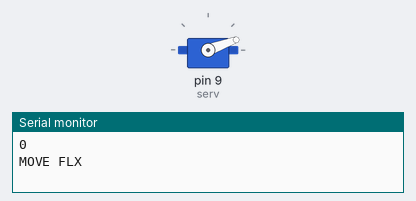
The sketch below on a simulated Arduino Uno, built with avr-gcc and run on an emulated ATmega328P. On the bench: servo, the last lines printed to the serial monitor.

Above: at 0.05 s.
At 6.0 s:
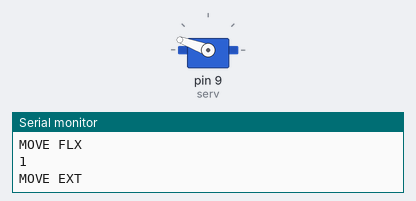
Timing chart, 0 to 17.6 s (numbered marks = the images above):
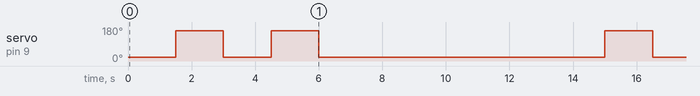

The sketch:

main.ino
```cpp
#include "MotionClassifier.h"
#include <Servo.h>

Servo serv;

Eloquent::ML::Port::SVM mclassifier;

// These constants won't change. They're used to give names to the pins used:
const int analogInPin = A0;  // Analog input pin that the potentiometer is attached to
const int analogOutPin = 7;  // Analog output pin that the LED is attached to

int outputValue = 0;  // value output to the PWM (analog out)
int D7 = 7;

int prediction = 0;
int prevpred = 1;
int EXT = 1;
int FLX = 0;
int RST = 3;


void setup() {
  // put your setup code here, to run once:
  Serial.begin(9600);
  pinMode(A0, INPUT);
  pinMode(D7, OUTPUT);
  serv.attach(9);
}

void loop() {
  // windowedClassifier();
  testServo();
}

float ema(int exp, float actual, float alpha){
  return alpha * exp + (1 - alpha) * actual;
}

void driveServo(int pred){

  int SERV_PIN = 9;   // PWM pin
  int SERV_MIN = 20;   // minimum servo angle FLEXION
  int SERV_MAX = 160; // maximum sevo angle EXTENSION

  // unsigned long dt_ms = 250; // 16 Hz
  unsigned long dt_ms = 1500; // 16 Hz

  int actual;

  if (pred == EXT) {
    // actual = min(actual + 10, SERV_MAX);
    Serial.println("MOVE EXT");
    actual = SERV_MAX;
    serv.write(actual);
    delay(dt_ms);

  }
  else if (pred == FLX) {
    // actual = max(actual - 10, SERV_MIN);
    Serial.println("MOVE FLX");
    actual = SERV_MIN;
    serv.write(actual);
    delay(dt_ms);
    // Serial.println("MOVE EXT");
    // actual = SERV_MAX;
    // serv.write(actual);
    // delay(dt_ms);
  }
  else if (pred == RST){
    Serial.println("DO NOT MOVE");
    delay(dt_ms);
  }

  prevpred = pred;

}

void driveLinAct(){
  ;
}

void windowedClassifier() {

  // float sensorWindow[100];
  float sensorWindow;


  // READ 100 SAMPLE WINDOWS FROM EMG & AVERAGE
  // getWindowedAmplitude();

  // GET WINDOW TO CLASSIFY
  //consecutive
  // for(int i = 0; i < 100; i++) {
  //   // sensorWindow[i] = analogRead(analogInPin); // save signal, not AVG
  //   sensorWindow += analogRead(analogInPin); // running sum, AVG
  //   delay(30);
  // }

 // GET WINDOW TO CLASSIFY
  //consecutive
  float gap = 50;
  int backtrack = 10;
  int val = 300;
  int windAVG = 50; // 40
  int wind = 100;
  int window;
  int prev_i = 0;

  float actual = 300;
  float ema_actual = 300;


  window = windAVG;

  while(1){
    val = analogRead(analogInPin);
    ema_actual = ema(val, actual, 0.5);
    actual = ema_actual;
    // ema_actual = val;
    Serial.println(ema_actual);
    if(((gap + ema_actual) < prev_i) || ((-gap + ema_actual) > prev_i)){ // IF ACTION MIGHT BE HAPPENING
      for(int i = 0; i < window; i++) {
        // sensorWindow[i] = analogRead(analogInPin); // save signal, not AVG
        val = analogRead(analogInPin);
        ema_actual = ema(val, actual, 0.5);
        // ema_actual = val;
        // Serial.println("COLLECTING");
        Serial.println(ema_actual);
        sensorWindow += ema_actual; // running sum, AVG
        actual = ema_actual;
        delay(30);
      }
        // INPUT AMPL INTO CLASSIFER TO GET DIRECTION
      float pred_arg = (sensorWindow / window);

      prediction = mclassifier.predict(&pred_arg); // get avg

      // if(prediction == EXT) Serial.println(F("E"));
      // if(prediction == FLX) Serial.println(F("F"));
      // if(prediction == RST) Serial.println(F("R"));
      // if(prediction == SUSTAIN) Serial.println(F("SUSTAIN"));

      // OUTPUT DIGITAL SIGNAL TO SERVO/ LINEAR ACTUATION

      // Serial.println(pred_arg);
      if (prediction == FLX){
        if(pred_arg > 600.){
          driveServo(prediction);
        }
        else{
          continue;
        }
      }
      else if( prediction == EXT){
        driveServo(prediction);
      }
      sensorWindow = 0;
      continue;
    }
    else{
      prev_i = val;
      continue;
    }

  }


}
void testServo() {

  // float sensorWindow[100];
  int sensorWindow;

 // GET WINDOW TO CLASSIFY
  //consecutive
  float gap = 10;
  int backtrack = 10;
  int val = 0;
  int windAVG = 40;
  int wind = 100;
  int window;
  int prev_i = 0;

  int actual = 0;


  window = windAVG;

  int predictionArray[6] = {FLX,EXT,FLX,EXT};
  for(int i=0;i<10;i++){
    Serial.println(predictionArray[i]);
    driveServo(predictionArray[i]);

  }
  // driveServo(prediction);
}


  // driveLinAct()
```

Source omitted: MotionClassifier.h (19847 bytes)

Measured:
- by itself, servo on pin 9 (serv): repeats every 13.5 s: 20° 1.5 s, 160° 1.5 s, 20° 9.0 s, 160° 1.5 s
